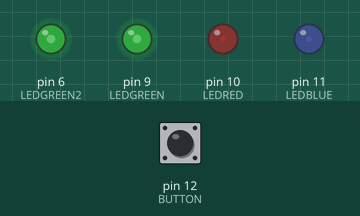
Bench run of a sketch on a simulated Arduino Uno, built with avr-gcc and run on an emulated ATmega328P. Parts: output pins drawn as LEDs (lit = HIGH). Dashed ring = blinking. The inputs (shaded band) are chosen by the test bench; at power-on: pin 12 (BUTTON) LOW.

Above: at 1.2 s.
1.3 s: pin 12 (BUTTON) pulled HIGH for 0.15 s
At 4.2 s:
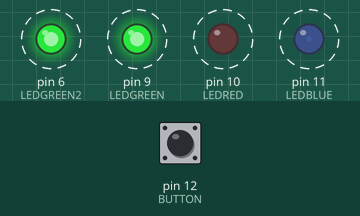
4.3 s: pin 12 (BUTTON) pulled HIGH for 1 s
At 7.2 s:
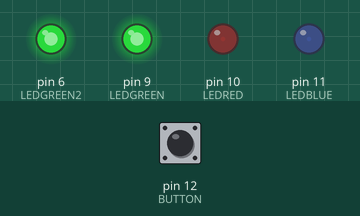
7.3 s: pin 12 (BUTTON) pulled HIGH for 3.2 s
At 8.2 s:
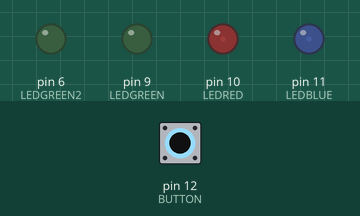
12.0 s: pin 12 (BUTTON) pulled HIGH for 1 s
Timing chart, 0 to 16.0 s (numbered marks = the images above; inputs shaded):
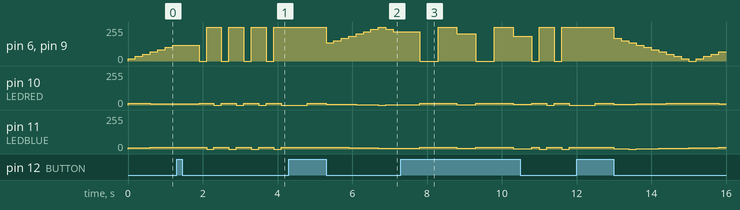

The sketch:

ledMulti.ino
```cpp
const int LEDBLUE = 11;
const int LEDRED = 10;
const int LEDGREEN = 9;
const int LEDGREEN2 = 6;
const int BUTTON = 12;

int redVal = 15;
int blueVal = 8;
int greenVal = 0;
int redChange = 1;
int blueChange = 1;
int greenChange = 1;

int buttonPower = 0;
int selection = 2;

void setup() {
  pinMode(LEDBLUE, OUTPUT);
  pinMode(LEDRED, OUTPUT);
  pinMode(LEDGREEN, OUTPUT);
  pinMode(LEDGREEN2, OUTPUT);
  pinMode(BUTTON, INPUT);
  Serial.begin(9600);
}

void loop() {
  buttonPower = digitalRead(BUTTON);
  if(buttonPower == HIGH) {
    selection++;
    delay(500);
  }
  if(selection > 2) {
    selection = 0;
  }

  if(selection == 0) {
    immediate();
  }
  if(selection == 1) {
    solid();
  }
  if(selection == 2) {
    transitioning();
  }
}

void immediate() {
  analogWrite(LEDBLUE, 15);
  analogWrite(LEDRED, 15);
  digitalWrite(LEDGREEN, LOW);
  digitalWrite(LEDGREEN2, LOW);
  buttonPower = digitalRead(BUTTON);
  if(buttonPower == HIGH) {
    return;
  }
  delay(200);
  analogWrite(LEDBLUE, 0);
  analogWrite(LEDRED, 15);
  digitalWrite(LEDGREEN, HIGH);
  digitalWrite(LEDGREEN2, HIGH);
  buttonPower = digitalRead(BUTTON);
  if(buttonPower == HIGH) {
    return;
  }
  delay(200);
  analogWrite(LEDBLUE, 15);
  analogWrite(LEDRED, 0);
  digitalWrite(LEDGREEN, HIGH);
  digitalWrite(LEDGREEN2, HIGH);
  buttonPower = digitalRead(BUTTON);
  if(buttonPower == HIGH) {
    return;
  }
  delay(200);
}

void flash(){
  analogWrite(LEDBLUE, 15);
  analogWrite(LEDRED, 15);
  digitalWrite(LEDGREEN, HIGH);
  digitalWrite(LEDGREEN2, HIGH);
  buttonPower = digitalRead(BUTTON);
  if(buttonPower == HIGH) {
    return;
  }
  delay(10);
  analogWrite(LEDBLUE, 0);
  analogWrite(LEDRED, 0);
  digitalWrite(LEDGREEN, LOW);
  digitalWrite(LEDGREEN2, LOW);
  buttonPower = digitalRead(BUTTON);
  if(buttonPower == HIGH) {
    return;
  }
  delay(600);
}

void solid(){
  analogWrite(LEDBLUE, 15);
  analogWrite(LEDRED, 15);
  digitalWrite(LEDGREEN, HIGH);
  digitalWrite(LEDGREEN2, HIGH);
}

void transitioning(){
    if(redVal == 15) {
      redChange = -1;
    } else if (redVal == 0) {
      redChange = 1;
    }
    redVal += redChange;
    analogWrite(LEDRED, redVal);

    if(blueVal == 15) {
      blueChange = -1;
    } else if (blueVal == 0) {
      blueChange = 1;
    }
    blueVal += blueChange;
    analogWrite(LEDBLUE, blueVal);

    if(greenVal == 255) {
      greenChange = -17;
    } else if (greenVal == 0) {
      greenChange = 17;
    }
    greenVal += greenChange;
    analogWrite(LEDGREEN, greenVal);
    analogWrite(LEDGREEN2, greenVal);
    buttonPower = digitalRead(BUTTON);
    if(buttonPower == HIGH) {
      return;
    }
    delay(200);
}
```
